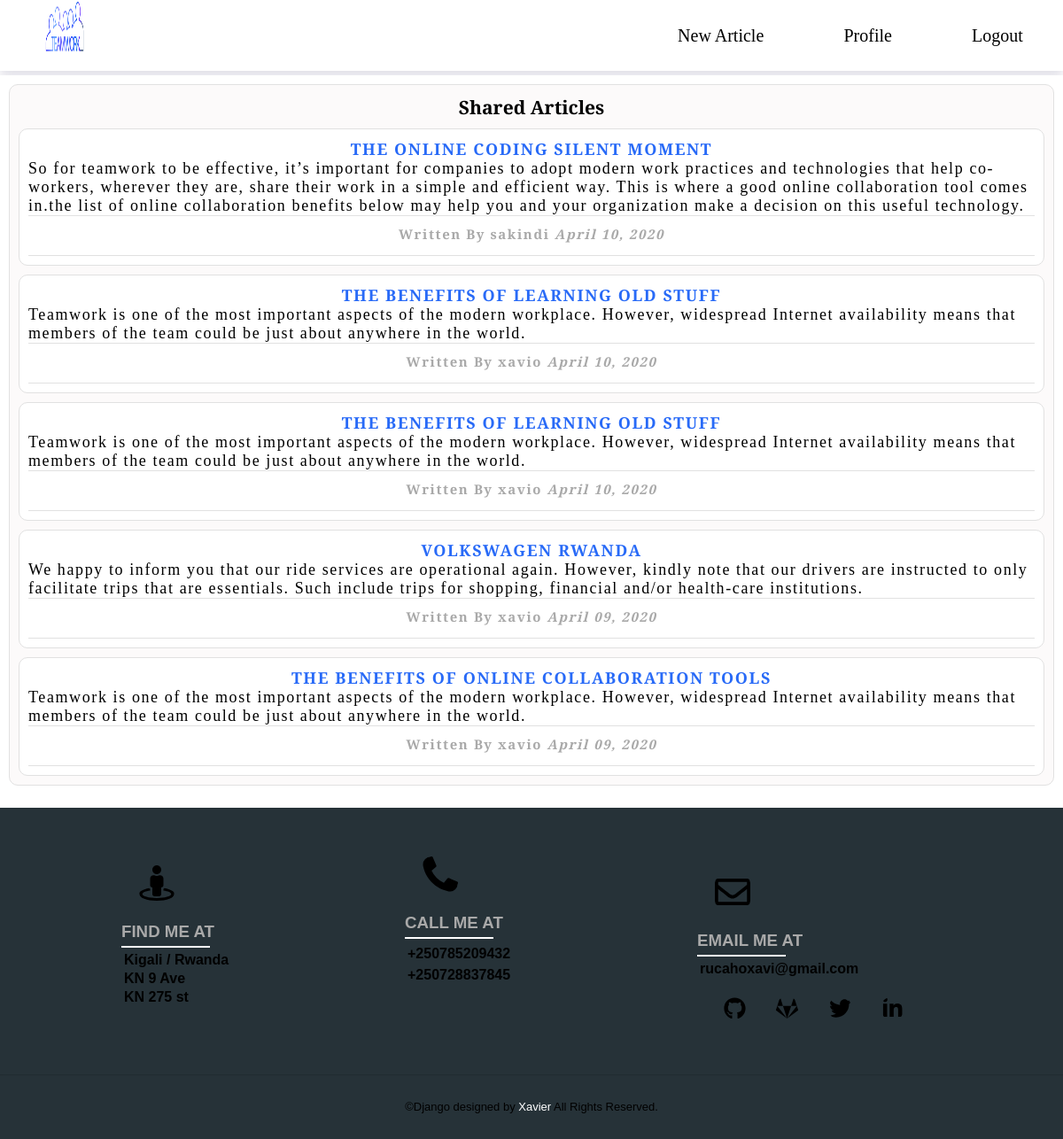
The app's page / (signed in) with its own data.
### workdjango/models.py (models this page shows, shortened)
class Post(models.Model):
    title = models.CharField(max_length=100)
    content = models.TextField()
    date_posted = models.DateTimeField(default=timezone.now)
    author = models.ForeignKey(User, on_delete=models.CASCADE)

### workdjango/views.py (the view)
# urls.py: path('', PostListView.as_view(), name='blog-home'),
class PostListView(ListView):
    model = Post
    template_name = 'workdjango/home.html'
    context_object_name = 'posts'
    ordering = ['-date_posted']
    paginate_by = 5

### workdjango/templates/workdjango/home.html (shortened to what this page needs)
 {% extends "workdjango/base.html" %}
{% block content %}
<div class="shared-article-page">
  <div class="shared-form">
   <h3>Shared Articles</h3>
 {% for post in posts %}
<div class="info-card">
<a href="{% url 'post-detail' post.id %}"><h4>{{ post.title }}</h4></a>
<p> {{ post.content }}</p>
<div class="more">
<h5 class="author">Written By {{ post.author }} <i class="date">{{ post.date_posted|date:"F d, Y" }}</i></h5>
</div>
</div>
{% endfor %}
</div>
</div>
{% endblock content %}

### workdjango/static/workdjango/nav.css (style rules this page uses)
:root { --primaryColor: rgb(40, 106, 247); --mainWhite: #ffffff; --mainGrey: #ececec; --mainBlack: #000000; --color-primary: #263238; --color-secondary: darkgrey; --mainSpacing: 0.1rem; --mainTransition: all .5s ease; }
* { margin: 0; padding: 0; box-sizing: border-box; }
body { font-family: 'Crimson Text'; font-size:18px; }

### workdjango/static/workdjango/view-articles.css (style rules this page uses)
:root { --primaryColor: rgb(40, 106, 247); --mainWhite: #ffffff; --mainGrey: #ececec; --mainBlack: #000000; --color-primary: #263238; --color-secondary: darkgrey; --mainSpacing: 0.1rem; --mainTransition: all .5s ease; }
.shared-article-page { background: #ffffff; width: 60%; height:auto; margin-top: 30px; margin-left: auto; margin-right: auto; }
.shared-form { position: relative; z-index: 1; background: rgb(252, 250, 250); width: 100%; margin: 0 auto 100px; padding: 45px; text-align: center; box-sizing: border-box; float:left; border: 1px solid #e1e1e1; border-radius: 10px; }
.info-card .more { border-bottom:1px solid #e1e1e1; height: 35px; }
a { text-decoration: none; color: var(--mainBlack); }
.info-card { height: auto; box-sizing: border-box; padding: 10px 10px; width: 100%; text-align: center; border: 1px solid #e1e1e1; padding: 10px 10px; background: var(--mainWhite); margin-top: 10px; border-radius: 10px; }
.info-card h4 { text-transform: uppercase; color: var(--primaryColor); letter-spacing: var(--mainSpacing); }
.info-card p { text-align: left; letter-spacing: var(--mainSpacing); border-bottom: 1px solid #e1e1e1; }
.info-card .author { color: var(--color-secondary); margin-left: 0; margin-bottom: 0px; margin-top:10px; letter-spacing: var(--mainSpacing); }
.info-card .author .date { color: var(--color-secondary); letter-spacing: var(--mainSpacing); }
@media only screen and (min-width: 300px) and (max-width: 1200px) { .shared-article-page { width:100%; margin-bottom: 0px; padding: 10px; margin-top: 5px; } }
@media only screen and (min-width: 300px) and (max-width: 1200px) { .shared-form { width: 100%; padding: 10px; margin-bottom: 5px; } }
@media only screen and (min-width: 300px) and (max-width: 1200px) { .info-card { width:100%; height: auto; } }
@media only screen and (min-width: 300px) and (max-width: 1200px) { .info-card .author { margin: auto; margin-bottom: 10px; margin-top: 10px; } }
@media only screen and (min-width: 300px) and (max-width: 1200px) { .info-card .author .date { margin: auto; text-align: center; } }

### workdjango/static/workdjango/create.css (style rules this page uses)
:root { --primaryColor: rgb(40, 106, 247); --mainWhite: #ffffff; --mainGrey: #ececec; --color-primary: #263238; --color-secondary: darkgrey; --mainSpacing: 0.1rem; --mainTransition: all .5s ease; }
a { text-decoration: none; color: var(--color-primary); }

### workdjango/static/workdjango/write-article.css (style rules this page uses)
:root { --primaryColor: rgb(40, 106, 247); --mainWhite: #ffffff; --mainGrey: #ececec; --mainBlack: #000000; --color-primary: #263238; --color-secondary: darkgrey; --color-second: #5EC6FF; --mainSpacing: 0.1rem; --mainTransition: all .5s ease; }

### records on screen
Post: title "THE ONLINE CODING SILENT MOMENT", content "So for teamwork to be effective, it’s important for companies to adopt modern work practices and technologies that help co-workers, wherever they are, share their work in a simple and efficient way. This is where a good online collaboration tool comes in.the list of online collaboration benefits below may help you and your organization make a decision on this useful technology.", author "sakindi", date_posted "April 10, 2020"
Post: title "THE BENEFITS OF LEARNING OLD STUFF", content "Teamwork is one of the most important aspects of the modern workplace. However, widespread Internet availability means that members of the team could be just about anywhere in the world.", author "xavio", date_posted "April 10, 2020"
Post: title "THE BENEFITS OF LEARNING OLD STUFF", content "Teamwork is one of the most important aspects of the modern workplace. However, widespread Internet availability means that members of the team could be just about anywhere in the world.", author "xavio", date_posted "April 10, 2020"
Post: title "VOLKSWAGEN RWANDA", content "We happy to inform you that our ride services are operational again. However, kindly note that our drivers are instructed to only facilitate trips that are essentials. Such include trips for shopping, financial and/or health-care institutions.", author "xavio", date_posted "April 09, 2020"
Post: title "THE BENEFITS OF ONLINE COLLABORATION TOOLS", content "Teamwork is one of the most important aspects of the modern workplace. However, widespread Internet availability means that members of the team could be just about anywhere in the world.", author "xavio", date_posted "April 09, 2020"
